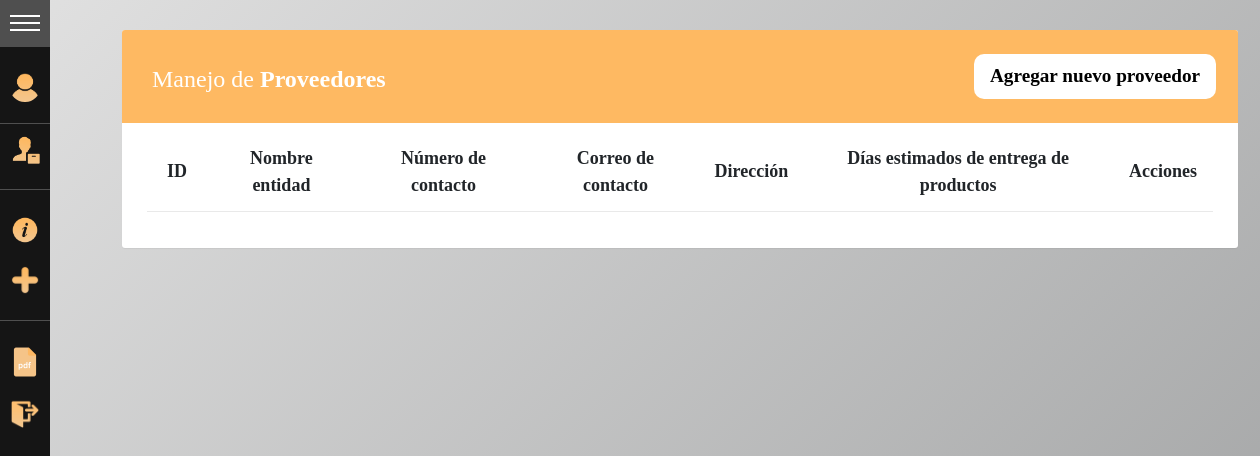
The app's page /proveedores/ (signed in), older data.
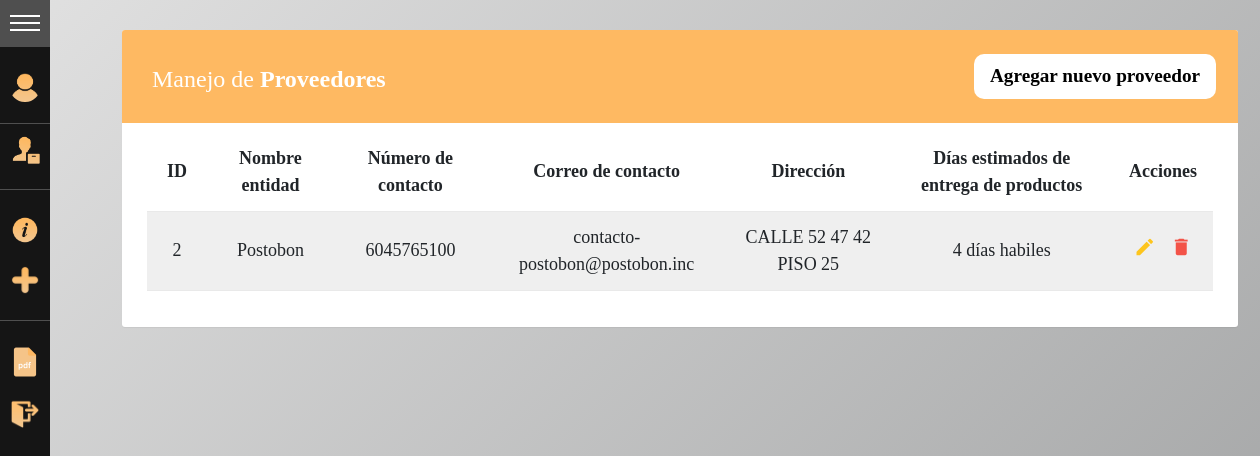
The same page, newer data.
### gestion/models.py (models this page shows, shortened)
class Proveedores(models.Model):
    class Meta:
        verbose_name_plural = 'Proveedores'
    id = models.AutoField(primary_key=True)
    nombre_proveedor = models.CharField(max_length = 255, verbose_name="Nombre del proveedor")
    direccion_proveedor = models.CharField(max_length = 255, verbose_name="Dirección del proveedor")
    numero_proveedor = models.CharField(max_length = 255, verbose_name="Número del contacto del proveedor")
    correo_proveedor = models.CharField(max_length = 255, verbose_name="Correo del proveedor")
    dias_entrega_general = models.IntegerField(verbose_name="Días de entrega general")

### inventario/views.py (the view)
# urls.py: path('proveedores/', views.lista_proveedores),                                     #Lista de proveedores
@login_required
def lista_proveedores(request):
    data = {
        'proveedores' : Proveedores.objects.all(),
    }
    return render(request, "lista_proveedores.html", data)

### templates/lista_proveedores.html (shortened to what this page needs)
{% extends "base.html"%}
{% load filter%}
{%block content %}
  <body>
    <div class="container">
        <div class="table-wrapper">
            <div class="table-title">
                    <div class="title" >
						<h2>Manejo de <b>Proveedores</b></h2>
					</div>
                <div class="selects">
                    <div class="Agregar-proveedor">
                        <a class="texto-agregar" href="http://127.0.0.1:8000/agregar_proveedor/">Agregar nuevo proveedor</a>
                    </div>
                </div>
            </div>
            <table id="mi-tablaXD" class="table table-striped table-hover" style="text-align: center;">
                <thead>
                    <tr>
                        <th>ID</th>
                        <th>Nombre entidad</th>
                        <th>Número de contacto</th>
						<th>Correo de contacto</th>
                        <th>Dirección</th>
                        <th>Días estimados de entrega de productos</th>
                        <th>Acciones</th>
                    </tr>
                </thead>
                <tbody>
                {%for proveedor in proveedores %}
                    <tr>
                        <td>{{proveedor.id}}</td>
                        <td>{{proveedor.nombre_proveedor}}</td>
                        <td>{{proveedor.numero_proveedor}}</td>
                        <td>{{proveedor.correo_proveedor}}
                        <td>{{proveedor.direccion_proveedor}}</td>
                        <td>{{proveedor.dias_entrega_general}} días habiles</td>
                        <td>
                            <a href="http://127.0.0.1:8000/modificarProveedor/{{proveedor.id}}"><i style="color: #FFC107;" class="material-icons" data-toggle="tooltip" title="Editar">&#xE254;</i></a>
                            <a onclick="eliminarProveedor({{proveedor.id}})"><i style="color: #F44336;" class="material-icons" data-toggle="tooltip" title="Eliminar">&#xE872;</i></a>
                        </td>
                    </tr>
                {% endfor %}
                </tbody>
            </table>
        </div>
    </div>
</body>
{%endblock%}

### templates/base.html (shortened to what this page needs)
{% load static %}
<!DOCTYPE html>
<html lang="es">
<head>
    <link rel="stylesheet" href="https://maxcdn.bootstrapcdn.com/font-awesome/4.7.0/css/font-awesome.min.css">
    <link href="https://cdn.jsdelivr.net/npm/bootstrap@5.2.2/dist/css/bootstrap.min.css" rel="stylesheet">
    <link rel = "stylesheet" href="{% static '/lista.css' %}">
    <link rel = "stylesheet" href="{% static '/menu2.css' %}">
    <link rel = "stylesheet" href="{% static '/search.css' %}">
</head>
<body>
    {% include "menu_derecha.html" %}
    {% block content %}
    {% endblock %}
</body>
</html>

### templates/menu_derecha.html (shortened to what this page needs)
{% load static %}
<!DOCTYPE html>
<html>
<head>
    <link rel = "stylesheet" href="{% static '/menu2.css' %}">
</head>
<body class="body-collapsed">
    <div id="sidemenu" class="menu-collapsed">
        <div id="header">
            <div id="menu-btn">
                <div class="btn-hamburger"></div>
                <div class="btn-hamburger"></div>
                <div class="btn-hamburger"></div>
            </div>
        </div>
        <div id="profile" title="Panel Administrativo">
            <a href="http://127.0.0.1:8000/admin/">
                <div id="photo"><img src="{% static '/user.png'%}" alt=""></div>
            </a>
        </div>
        {% if user.is_authenticated %}
        <div id="menu-items">
            <div class="item">
                <a href="http://127.0.0.1:8000/proveedores/" title="Gestión general de los proveedores">
                    <div class="icon"><img src="{% static '/proveedor.png'%}"/></div>
                </a>
            </div>
            <div class="item separator">
            </div>
            <div class="item">
                <a href="http://127.0.0.1:8000/lista/" title="Abre la información general de los productos">
                    <div class="icon"><img src="{% static '/information.png'%}" alt=""> </div>
                </a>
            </div>
            <div class="item">
                <a href="http://127.0.0.1:8000/agregar/" title="Añade un producto al inventario">
                    <div class="icon"><img src="{% static '/add.png'%}"/></div>
                </a>
            </div>
            <div class="item separator">
            </div>
            <div class="item">
                <a href="http://127.0.0.1:8000/export/" title="Exportar a PDF el reporte quincenal">
                    <div class="icon"><img src="{% static '/pdf.png'%}" /></div>
                </a>
            </div>
            <div class="item" title="Cerrar Sesión">
                <a href="http://127.0.0.1:8000/admin/logout">
                    <div class="icon"><img src="{% static '/logout.png'%}" /></div>
                </a>
            </div>
        </div>
    </div>
    {% endif %}
</body>
</html>

### static/lista.css (style rules this page uses)
body { margin: 0; width: 100%; height: 100vh; background: linear-gradient(-45deg, #f4eeed, #cbc7c8, #87898a, #e1e1e1); background-size: 400% 400%; animation: gradiente 15s ease infinite; overflow-y: scroll; overflow-x: hidden; }
body { color: #566787; font-family: 'Varela Round', sans-serif; font-size: 13px; }
.table-wrapper { background: #fff; padding: 20px 25px; margin: 30px 0; border-radius: 3px; box-shadow: 0 1px 1px rgba(0,0,0,.05); }
.table-title { padding-bottom: 15px; background: #feb962; color: #fff; padding: 16px 30px; margin: -20px -25px 10px; border-radius: 3px 3px 0 0; }
.table-title h2 { margin: 5px 0 0; font-size: 24px; }
table.table tr th, table.table tr td { border-color: #e9e9e9; padding: 12px 15px; vertical-align: middle; }
table.table tr th:first-child { width: 60px; }
table.table tr th:last-child { width: 100px; }
table.table-striped tbody tr:nth-of-type(odd) { background-color: #fcfcfc; }
table.table td:last-child i { opacity: 0.9; font-size: 22px; margin: 0 5px; }
table.table td a { font-weight: bold; color: #566787; display: inline-block; text-decoration: none; outline: none !important; }
table.table td i { font-size: 19px; }

### static/menu2.css (style rules this page uses)
:root { --width: 300px; --padding: 10px; --bgcolor: rgb(21, 21, 21); --hovercolor: rgb(79, 79, 79); --width-collapsed: 50px; }
body { font-family: Cambria, Cochin, Georgia, Times, 'Times New Roman', serif; font-size: 18px; padding: 0; margin: 0; margin-left: var(--width-collapsed); transition: 0.4s; }
#sidemenu { background-color: var(--bgcolor); color: white; position: fixed; height: 100%; left: 0; top: 0; transition: 0.4s; }
#sidemenu a { color: white; text-decoration: none; transition: 0.4s; }
#sidemenu #header { box-sizing: border-box; border-bottom: solid 1px var(--hovercolor); transition: 0.4s; }
#sidemenu #header #title, #sidemenu #header #menu-btn { vertical-align: middle; transition: 0.4s; }
#sidemenu #header #menu-btn { display: inline-block; transition: 0.4s; }
#sidemenu #header #menu-btn { cursor: pointer; padding: 10px; width: var(--width-collapsed); box-sizing: border-box; transition: 0.4s; }
#sidemenu #header #menu-btn .btn-hamburger { background-color: #fff; width: 100%; height: 2px; margin: 5px 0; transition: 0.4s; }
#sidemenu #profile { border-bottom: solid 1px var(--hovercolor); padding: var(--padding) 0; text-align: center; transition: 0.4s; }
#sidemenu #profile #photo { box-sizing: border-box; padding: var(--padding); margin: 0 auto; transition: 0.4s; }
#sidemenu #profile #photo img { border-radius: 50%; width: 60%; transition: 0.4s; }
#sidemenu #profile #photo,#sidemenu #profile #name { font-size: 24px; padding: var(--padding) 0; overflow: hidden; transition: 0.4s; }
#sidemenu #menu-items { overflow: hidden; transition: 0.4s; }
#sidemenu #menu-items .item { width: var(--width); transition: 0.4s; }
#sidemenu #menu-items .item .icon { display: inline-block; transition: 0.4s; }
#sidemenu #menu-items .item .icon, #sidemenu #menu-items .item .title { font-size: 14px; vertical-align: middle; overflow: hidden; display: inline-block; transition: 0.4s; }
#sidemenu #menu-items .item a { display: block; transition: 0.4s; }
#sidemenu #menu-items .item .icon { box-sizing: border-box; padding: var(--padding); width: var(--width-collapsed); transition: 0.4s; }
#sidemenu #menu-items .item .icon img { width: 100%; transition: 0.4s; }
#sidemenu #menu-items .item.separator { height: 1px; border-bottom: solid 1px var(--hovercolor); margin: 15px 0; transition: 0.4s; }
.menu-collapsed { width: var(--width-collapsed); transition: 0.4s; }
.menu-collapsed .item { width: 100px; transition: 0.4s; }

### static/search.css (style rules this page uses)
* { margin: 0; padding: 0; box-sizing: border-box; }

### templates/lista_proveedores.html (style rules this page uses)
.table-title { display: flex; justify-content: space-between; align-items: center; }
.selects { display: flex; flex-direction: column; align-items: flex-start; justify-content: start; }
.Agregar-proveedor { padding: .5rem; margin: .5rem; border: none; border-radius: 10px; background-color: #ffffff; color: #fff; text-decoration: none; font-weight: bold; font-size: 1.2rem; text-align: center; width: 100%; text-decoration: none; }
.texto-agregar { color: #000000; text-decoration: none; }

Row changes from the older to the newer data that the page shows:
added Proveedores: id "2", nombre_proveedor "Postobon", numero_proveedor "6045765100", correo_proveedor "contacto-postobon@postobon.inc", direccion_proveedor "CALLE 52 47 42 PISO 25", dias_entrega_general "4"
